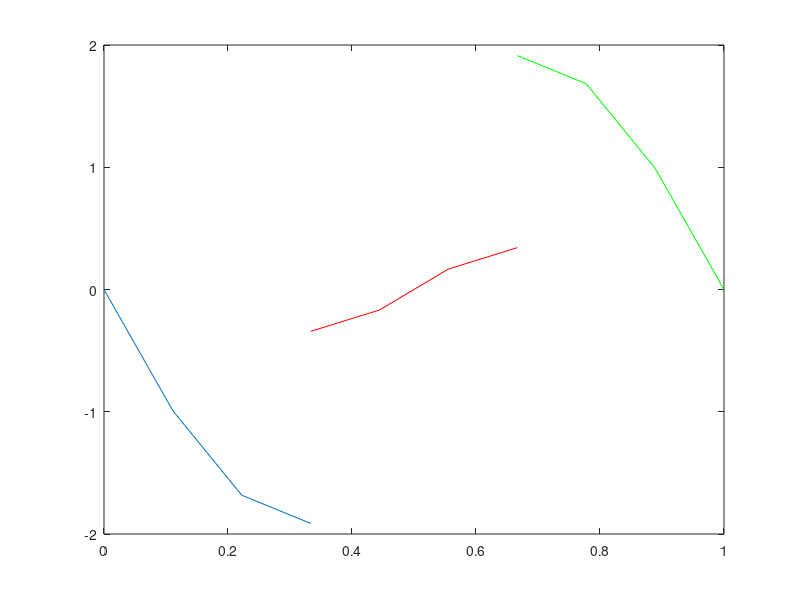

The MATLAB script that drew this image:
% Follow FETI example then parrallel 9 elements poission equation
% with 3 individual subdomains. The center subdomain is unsupported
% Dirichlet boundary on each ending point

close all
clear all
format short e

L = 1;
N = 9;
dx = L/N;
x = linspace(0,1,N+1);
f1 = zeros(1,4); f3 = zeros(1,4); f2 = zeros(1,4);
for i=1:N
    a = x(i); b = x(i+1);   
    Fk = [1/dx*(sin(2*pi*b)-sin(2*pi*a))-2*pi*cos(2*pi*a);
      1/dx*(sin(2*pi*a)-sin(2*pi*b))+2*pi*cos(2*pi*b)];
  if(i<4)
      for m=1:2
          f1(m+i-1) = f1(m+i-1) + Fk(m);
      end
  elseif(i<7)
      for m=1:2
          f2(m+i-4) = f2(m+i-4) + Fk(m);
      end
  else
      for m=1:2
          f3(m+i-7) = f3(m+i-7) + Fk(m);
      end
  end
end
% unknowns of the subdomains
K1 = 1/dx*[2,-1,0;-1,2,-1;0,-1,1];
K2 = 1/dx*[1,-1,0,0;-1,2,-1,0;0,-1,2,0;0,0,-1,1];
K3 = 1/dx*[1,-1,0;-1,2,-1;0,-1,2];

% LU Gauss elimination  
[K1L,K1U] = lu(K1);
[K2L,K2U] = lu(K2);
[K3L,K3U] = lu(K3);

% Rigid body motion matrices
R1 = zeros(3,1); R3 = zeros(3,1); R2 = ones(4,1);

% Pseudo-inverse matrix of the stiffness matrices of particular domain.
K1P = inv(K1); K3P = inv(K3);
K2P = zeros(4,4);
K2P(1:3,1:3) = inv(K2(1:3,1:3));

% Connection matrices
epsilon1 = [0,0,-1;0,0,0];
epsilon2 = [1,0,0,0;0,0,0,-1];
epsilon3 = [0,0,0;1,0,0];

% Matrix G 
G = [-epsilon2*R2];

% Vector e 
e = -dot(R2,f2);

% lambda0
lambda0 = G*inv(dot(G',G))*e;

% F matrix
F = epsilon1*K1P*epsilon1' + epsilon2*K2P*epsilon2' + epsilon3*K3P*epsilon3';

% Vector g
g = epsilon1*K1P*f1(2:4)' + epsilon2*K2P*f2' + epsilon3*K3P*f3(1:3)';

% simple one-dimensional example leads to the specially reduced system of
% equtions where no iteration is necessary
alpha = inv(dot(G',G))*G'*(g-F*lambda0);

% Displacemenets of the subdomains are obtained from two contributions,
% dker and dinfi.
% The dinfi are obtained with the help of pseudo-inverse matrices

dinfi1 = K1P*(f1(2:4)' - epsilon1' * lambda0);
dinfi2 = K2P*(f2' - epsilon2' * lambda0);
dinfi3 = K3P*(f3(1:3)' - epsilon3' * lambda0);

% Contribuions from rigid body motions 
dker1 = R1*0;
dker2 = R2*alpha;
dker3 = R3*0;

% The final subdomain displacement vectors are
d1 = dinfi1 + dker1;
d2 = dinfi2 + dker2;
d3 = dinfi3 + dker3;

% plot 
u1 = zeros(1,4); u2 = zeros(1,4); u3 = zeros(1,4);
u1(2:4) = d1; u2 = d2; u3(1:3) = d3;

figure
plot(x(1:4),u1);
hold on
plot(x(4:7),u2,'r-');
hold on
plot(x(7:10),u3,'g-');
